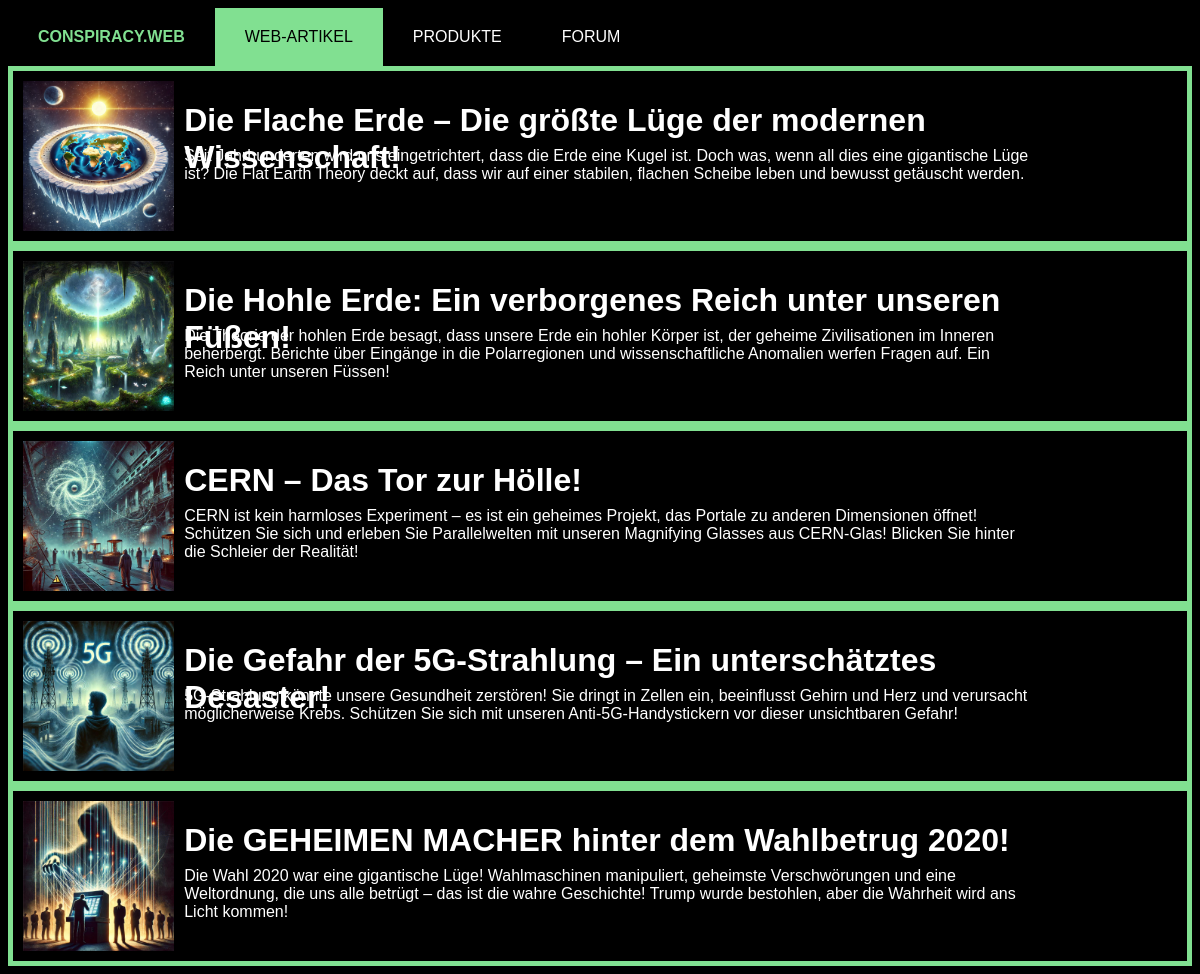
The app's page /articles.php with its own data.
### tables this page shows
CREATE TABLE `articles` (
  `article_id` int(11) NOT NULL,
  `article_title` varchar(255) NOT NULL,
  `article_subtitle` varchar(255) NOT NULL,
  `article_image` varchar(255) NOT NULL,
  `article_text` text NOT NULL
);

### articles.php (the view, shortened to what this page needs)
<!DOCTYPE html>
<html>
    <head>
        <link rel="stylesheet" href="style.css">
    </head>
    <body>
        <ul>
            <li><a style="color:rgb(129, 224, 145);"class="navigation_bar_home" href="index.html"><strong>CONSPIRACY.WEB</strong></a></li>
            <li><a class="navigation_bar_selected" href="articles.php">WEB-ARTIKEL</a></li>
            <li><a class="navigation_bar" href="products.php">PRODUKTE</a></li>
            <li><a class="navigation_bar" href="forum.php">FORUM</a></li>
        </ul>
<?php
    include("connection.php");
        $sql = "SELECT * FROM articles";
        $result = mysqli_query($conn, $sql);
        if(mysqli_num_rows($result) > 0) {
            while($row = mysqli_fetch_assoc($result)){
                echo "<a href=article.php?id=".$row["article_id"]." class=\"clickable_div\" style=\"all: unset; cursor: pointer;\">";
                echo "<div class=\"product_list_item\">";
                echo "<img src=\"" . $row["article_image"] . "\"/>";
                echo "<h1>" . $row["article_title"] . "</h1>";
                echo "<p class=\"product_list_item_description\">" . $row["article_subtitle"] . "</p>";
                echo "</div>";
                echo "</a>";
            };
        }
        else{
            echo "Ladefehler!";
        }
?>

### style.css (style rules this page uses)
body { background-color: rgb(0, 0, 0); color:white; font-family: Helvetica, Arial, sans-serif; }
ul { list-style-type: none; margin: 0; padding: 0; overflow:hidden; }
a.navigation_bar, a.navigation_bar:visited, a.navigation_bar_home { color: rgb(255, 255, 255); padding: 20px 30px; text-align: center; text-decoration: none; display: block; float: left; }
a.navigation_bar_selected { background-color:rgb(129, 224, 145); color: rgb(0, 0, 0); padding: 20px 30px; text-align: center; text-decoration: none; display: block; float: left; }
div.product_list_item { display:grid; grid-template-columns: 4cm 100fr 15ch; grid-template-rows: 40px 100px; gap: 10px; justify-content: space-around; align-content: center; padding: 10px; font-size: 16px; border: 5px solid rgb(129, 224, 145); }
div.product_list_item img { width:4cm; height:100%; grid-row: 1 / span 2; float: left; }
div.product_list_item h1 { grid-row: 1 / span 1; }
div.product_list_item p.product_list_item_description { grid-row: 2 / span 1; }

### records on screen
articles: article_image (picture), article_title "Die Flache Erde – Die größte Lüge der modernen Wissenschaft!", article_subtitle "Seit Jahrhunderten wird uns eingetrichtert, dass die Erde eine Kugel ist. Doch was, wenn all dies eine gigantische Lüge ist? Die Flat Earth Theory deckt auf, dass wir auf einer stabilen, flachen Scheibe leben und bewusst getäuscht werden."
articles: article_image (picture), article_title "Die Hohle Erde: Ein verborgenes Reich unter unseren Füßen!", article_subtitle "Die Theorie der hohlen Erde besagt, dass unsere Erde ein hohler Körper ist, der geheime Zivilisationen im Inneren beherbergt. Berichte über Eingänge in die Polarregionen und wissenschaftliche Anomalien werfen Fragen auf. Ein Reich unter unseren Füssen!"
articles: article_image (picture), article_title "CERN – Das Tor zur Hölle!", article_subtitle "CERN ist kein harmloses Experiment – es ist ein geheimes Projekt, das Portale zu anderen Dimensionen öffnet! Schützen Sie sich und erleben Sie Parallelwelten mit unseren Magnifying Glasses aus CERN-Glas! Blicken Sie hinter die Schleier der Realität!"
articles: article_image (picture), article_title "Die Gefahr der 5G-Strahlung – Ein unterschätztes Desaster!", article_subtitle "5G-Strahlung könnte unsere Gesundheit zerstören! Sie dringt in Zellen ein, beeinflusst Gehirn und Herz und verursacht möglicherweise Krebs. Schützen Sie sich mit unseren Anti-5G-Handystickern vor dieser unsichtbaren Gefahr!"
articles: article_image (picture), article_title "Die GEHEIMEN MACHER hinter dem Wahlbetrug 2020!", article_subtitle "Die Wahl 2020 war eine gigantische Lüge! Wahlmaschinen manipuliert, geheimste Verschwörungen und eine Weltordnung, die uns alle betrügt – das ist die wahre Geschichte! Trump wurde bestohlen, aber die Wahrheit wird ans Licht kommen!"
